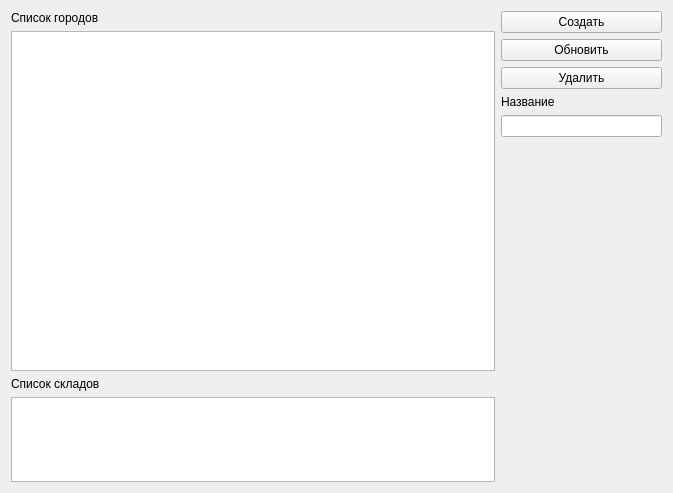
<?xml version="1.0" encoding="UTF-8"?>
<ui version="4.0">
 <class>Form</class>
 <widget class="QWidget" name="Form">
  <property name="geometry">
   <rect>
    <x>0</x>
    <y>0</y>
    <width>673</width>
    <height>493</height>
   </rect>
  </property>
  <property name="windowTitle">
   <string>Form</string>
  </property>
  <layout class="QVBoxLayout" name="verticalLayout">
   <item>
    <layout class="QHBoxLayout" name="horizontalLayout" stretch="3,1">
     <item>
      <layout class="QVBoxLayout" name="verticalLayout_2" stretch="0,4,0,1">
       <item>
        <widget class="QLabel" name="label_6">
         <property name="text">
          <string>Список городов</string>
         </property>
        </widget>
       </item>
       <item>
        <widget class="QTableWidget" name="tw_city"/>
       </item>
       <item>
        <widget class="QLabel" name="label">
         <property name="text">
          <string>Список складов</string>
         </property>
        </widget>
       </item>
       <item>
        <widget class="QTableWidget" name="tw_warehouses"/>
       </item>
      </layout>
     </item>
     <item>
      <layout class="QVBoxLayout" name="verticalLayout_3">
       <item>
        <widget class="QPushButton" name="pb_create_city">
         <property name="text">
          <string>Создать</string>
         </property>
        </widget>
       </item>
       <item>
        <widget class="QPushButton" name="pb_update_city">
         <property name="text">
          <string>Обновить</string>
         </property>
        </widget>
       </item>
       <item>
        <widget class="QPushButton" name="pb_delete_city">
         <property name="text">
          <string>Удалить</string>
         </property>
        </widget>
       </item>
       <item>
        <widget class="QLabel" name="label_5">
         <property name="text">
          <string>Название</string>
         </property>
        </widget>
       </item>
       <item>
        <widget class="QLineEdit" name="le_name"/>
       </item>
       <item>
        <spacer name="verticalSpacer">
         <property name="orientation">
          <enum>Qt::Vertical</enum>
         </property>
         <property name="sizeHint" stdset="0">
          <size>
           <width>20</width>
           <height>40</height>
          </size>
         </property>
        </spacer>
       </item>
      </layout>
     </item>
    </layout>
   </item>
  </layout>
 </widget>
 <resources/>
 <connections/>
</ui>
